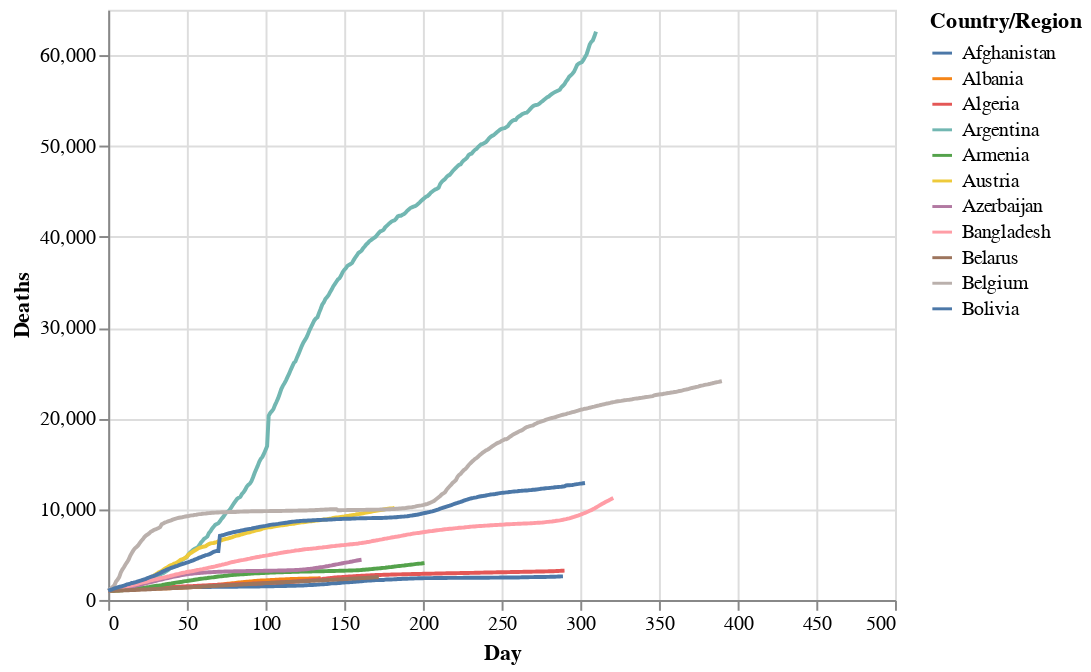

Notebook code cell kept with this figure:
### Code cell
# importing Altair
import altair as alt

# altair plot 
alt.Chart(deaths_long_5000).mark_line().encode(
    x='Day',
    y='Deaths',
    color='Country/Region')

### Figure 1 — Vega-Lite specification as saved in the notebook (floating-point values rounded to 4 significant figures; data arrays with more than 128 entries replaced by an {"elided": "..."} marker saying what was removed)
{"config": {"view": {"continuousWidth": 400, "continuousHeight": 300}}, "data": {"name": "data-247250510a2ec1273c7650c012355edb"}, "mark": "line", "encoding": {"color": {"type": "nominal", "field": "Country/Region"}, "x": {"type": "quantitative", "field": "Day"}, "y": {"type": "quantitative", "field": "Deaths"}}, "$schema": "https://vega.github.io/schema/vega-lite/v4.8.1.json", "datasets": {"data-247250510a2ec1273c7650c012355edb": {"elided": "5000 records"}}}
